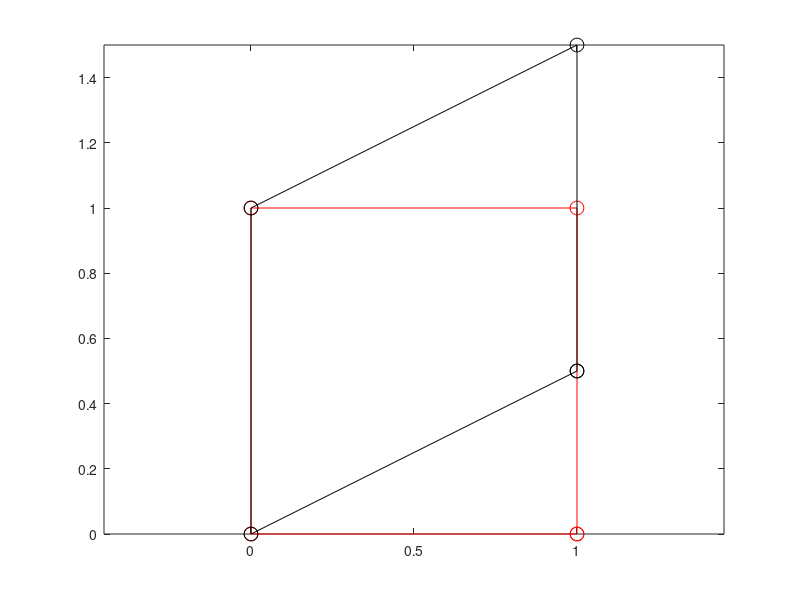

The MATLAB source for this figure:
close all; 
clear all; 

marker = [1 0; 0 0 ; 0 1; 1 1; 1 0]'; 


figure (); 
plot(marker(1,:), marker(2,:), 'o-r', 'MarkerSize', 10)
hold on; 

t = [2 1]'; 
alpha = 45 * pi / 180; 
R = [cos(alpha) -sin(alpha) 0; 
     sin(alpha)  cos(alpha) 0; 
     0           0          1]; 
s = 1.5; 
S = [s 0 0; 
     0 1 0;
     0 0 1]; 
     
v = 0.5; 
V = [1 0 0; 
     v 1 0;
     0 0 0]; 

for i=1:length(marker(1,:))
  pixel = marker(:, i); 

  % apply transformation
  pixel_translation = pixel + t; 
  marker_translation(:, i) = pixel_translation; 
  
  % apply rotation
  pixel_rot        = R * [pixel ; 1]; 
  marker_rot(:, i) = pixel_rot;  
  
  pixel_scale        = S * [pixel ; 1]; 
  marker_scale(:, i) = pixel_scale; 
  
  pixel_shere        = V * [pixel ; 1]; 
  marker_shere(:, i) = pixel_shere; 
end 

%plot(marker_translation(1,:), marker_translation(2,:), 'o-k', 'MarkerSize', 10)
%plot(marker_rot(1,:),         marker_rot(2,:),         'o-b', 'MarkerSize', 10)
%plot(marker_scale(1,:),       marker_scale(2,:),       'o-k', 'MarkerSize', 10)
plot(marker_shere(1,:),       marker_shere(2,:),       'o-k', 'MarkerSize', 10)

axis equal                   # axis square

marker_rot